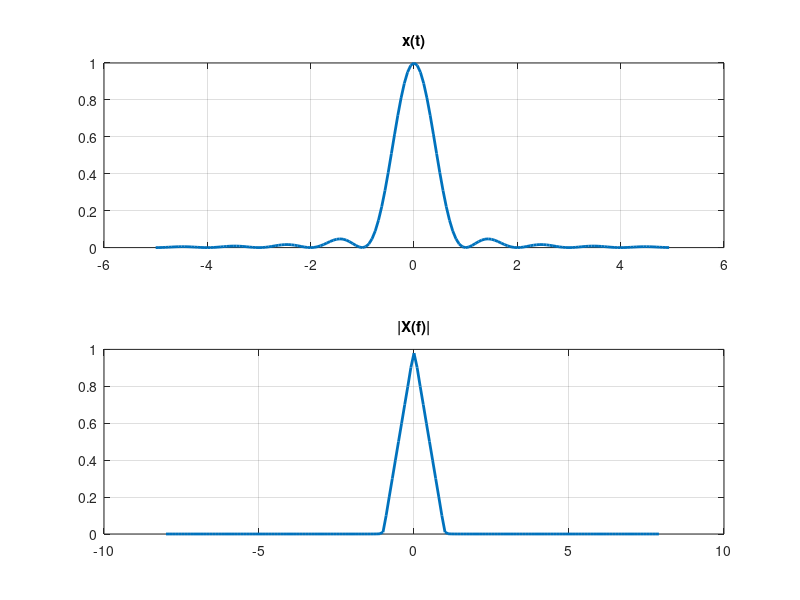
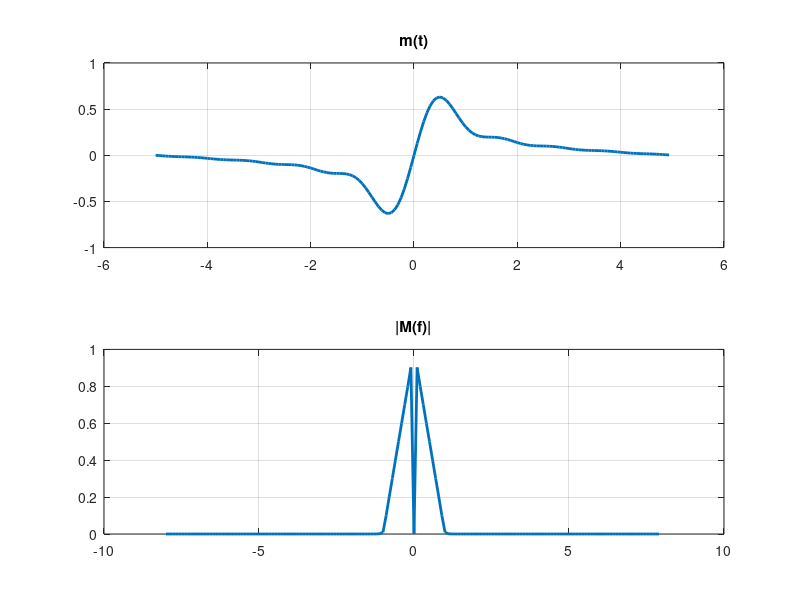
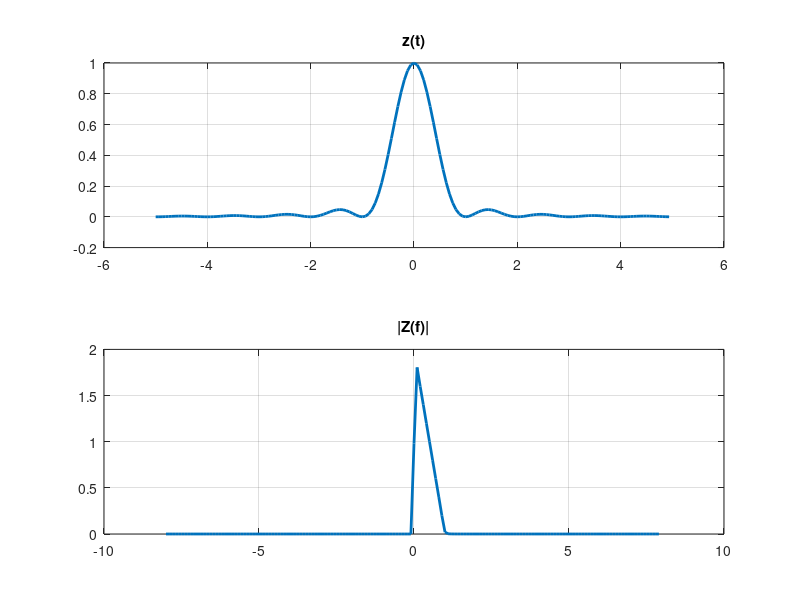
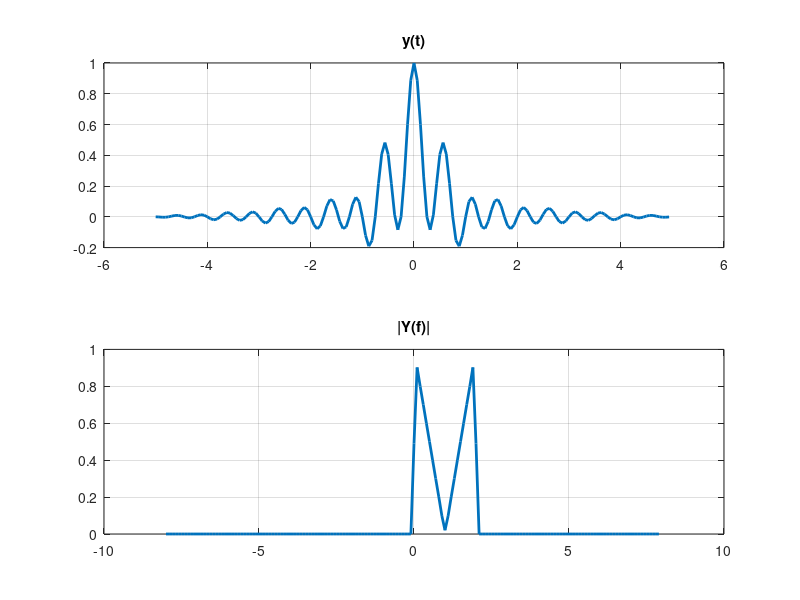

The MATLAB script that drew these images, in order:
%% ADC Lab Assignment #7

%% Problem 1

%% Data

Fs = 16;
T0 = 10;
Ts = 1/Fs;
F0 = 1/T0;

t = [-T0/2:Ts:T0/2-Ts]';
f = [-Fs/2:F0:Fs/2-F0]';

%% X(f)

x = sinc(t).^2;
X = fftshift(fft(x/Fs));

figure
subplot(211), plot(t,real(x),'Linewidth',2), title('x(t)'), grid on
subplot(212), plot(f,abs(X),'Linewidth',2), title('|X(f)|'), grid on

%% M(f)

H = -j*sign(f);
M = H.*X;
m = ifft(ifftshift(M))*Fs;

figure
subplot(211), plot(t,real(m),'Linewidth',2), title('m(t)'), grid on
subplot(212), plot(f,abs(M),'Linewidth',2), title('|M(f)|'), grid on

%% Z(f)

z = x + j*m;
Z = fftshift(fft(z/Fs));

figure
subplot(211), plot(t,real(z),'Linewidth',2), title('z(t)'), grid on
subplot(212), plot(f,abs(Z),'Linewidth',2), title('|Z(f)|'), grid on

%% Y(f)

y = (z + conj(z).*exp(j*2*pi*2*t))/2;
Y = fftshift(fft(y/Fs));

figure
subplot(211), plot(t,real(y),'Linewidth',2), title('y(t)'), grid on
subplot(212), plot(f,abs(Y),'Linewidth',2), title('|Y(f)|'), grid on

%% Credits
% 
%  Made by:
%  Muhammad Abdullah
%  (2015-EE-166)
%  